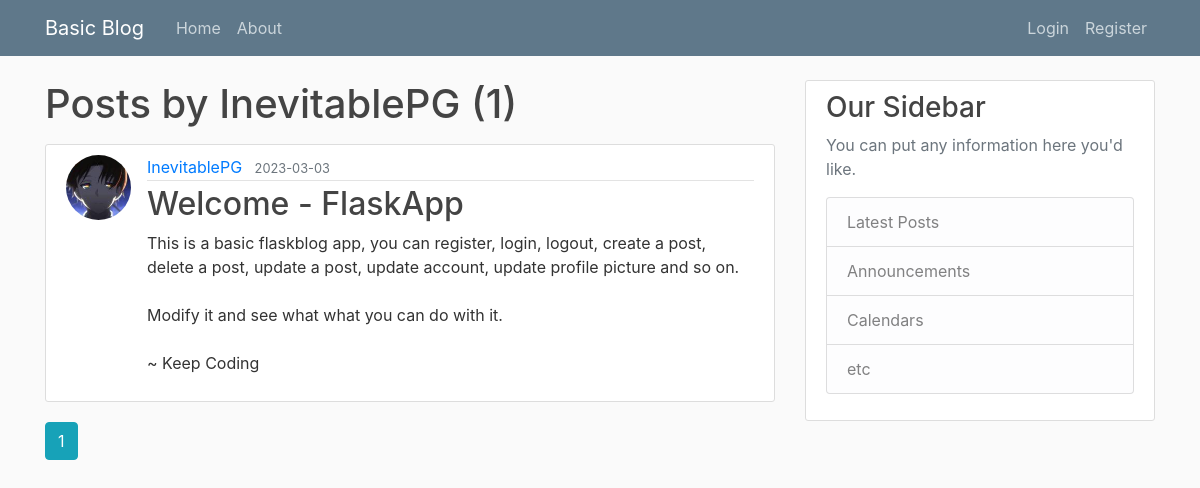
The page /user/InevitablePG on the database its author committed.
### basicblog/models.py (models this page shows, shortened)
class User(db.Model, UserMixin):
	id = db.Column(db.Integer, primary_key=True)
	username = db.Column(db.String(20), unique=True, nullable=False)
	email = db.Column(db.String(120), unique=True, nullable=False)
	image_file = db.Column(db.String(20), nullable=False, default='default.jpg')
	password = db.Column(db.String(60), nullable=False)
	posts = db.relationship('Post', backref='author', lazy=True)

class Post(db.Model):
	id = db.Column(db.Integer, primary_key=True)
	title = db.Column(db.String(100), nullable=False)
	date_posted = db.Column(db.DateTime, nullable=False, default=datetime.utcnow)
	content = db.Column(db.Text, nullable=False)
	user_id = db.Column(db.Integer, db.ForeignKey('user.id'), nullable=False)

### basicblog/users/routes.py (the view)
@users.route("/user/<string:username>")
def user_posts(username):
    page = request.args.get('page', 1, type=int)
    user = User.query.filter_by(username=username).first_or_404()
    posts = Post.query.filter_by(author=user)\
        .order_by(Post.date_posted.desc())\
        .paginate(page=page, per_page=5)
    return render_template('user_posts.html', posts=posts, user=user)

### basicblog/templates/user_posts.html
{% extends "layout.html" %}
{% block content %}
    <h1 class="mb-3">Posts by {{ user.username }} ({{ posts.total }})</h1>
    {% for post in posts.items %}
        <article class="media content-section">
          <img class="rounded-circle article-img" src="{{ url_for('static', filename='profile_pics/' + post.author.image_file) }}">
          <div class="media-body">
            <div class="article-metadata">
              <a class="mr-2" href="{{ url_for('users.user_posts', username=post.author.username) }}">{{ post.author.username }}</a>
              <small class="text-muted">{{ post.date_posted.strftime('%Y-%m-%d') }}</small>
            </div>
            <h2><a class="article-title" href="{{ url_for('posts.post', post_id=post.id) }}">{{ post.title }}</a></h2>
            <p class="article-content">{{ post.content }}</p>
          </div>
        </article>
    {% endfor %}
    {% for page_num in posts.iter_pages(left_edge=1, right_edge=1, left_current=1, right_current=2) %}
      {% if page_num %}
        {% if posts.page == page_num %}
          <a class="btn btn-info mb-4" href="{{ url_for('users.user_posts', username=user.username, page=page_num) }}">{{ page_num }}</a>
        {% else %}
          <a class="btn btn-outline-info mb-4" href="{{ url_for('users.user_posts', username=user.username, page=page_num) }}">{{ page_num }}</a>
        {% endif %}
      {% else %}
        ...
      {% endif %}
    {% endfor %}
{% endblock content %}

### basicblog/templates/layout.html (shortened to what this page needs)
<!DOCTYPE html>
<html>
<head>
    <link rel="stylesheet" type="text/css" href="{{ url_for('static', filename='css/bootstrap.min.css') }}">
    <link rel="stylesheet" type="text/css" href="{{ url_for('static', filename='css/main.css') }}">
</head>
<body>
    <header class="site-header">
      <nav class="navbar navbar-expand-md navbar-dark bg-steel fixed-top">
        <div class="container">
          <a class="navbar-brand mr-4" href="/">Basic Blog</a>
          <div class="collapse navbar-collapse" id="navbarToggle">
            <div class="navbar-nav mr-auto">
              <a class="nav-item nav-link" href="{{ url_for('main.home') }}">Home</a>
              <a class="nav-item nav-link" href="{{ url_for('main.about') }}">About</a>
            </div>
            <div class="navbar-nav">
              {% if current_user.is_authenticated %}
                <a class="nav-item nav-link" href="{{ url_for('posts.new_post') }}">New Post</a>
                <a class="nav-item nav-link" href="{{ url_for('users.account') }}">Account</a>
                <a class="nav-item nav-link" href="{{ url_for('users.logout') }}">Logout</a>
              {% else %}
                <a class="nav-item nav-link" href="{{ url_for('users.login') }}">Login</a>
                <a class="nav-item nav-link" href="{{ url_for('users.register') }}">Register</a>
              {% endif %}
            </div>
          </div>
        </div>
      </nav>
    </header>
    <main role="main" class="container">
      <div class="row">
        <div class="col-md-8">
          {% block content %}{% endblock %}
        </div>
        <div class="col-md-4">
          <div class="content-section">
            <h3>Our Sidebar</h3>
            <p class='text-muted'>You can put any information here you'd like.
              <ul class="list-group">
                <li class="list-group-item list-group-item-light">Latest Posts</li>
                <li class="list-group-item list-group-item-light">Announcements</li>
                <li class="list-group-item list-group-item-light">Calendars</li>
                <li class="list-group-item list-group-item-light">etc</li>
              </ul>
            </p>
          </div>
        </div>
      </div>
    </main>
</body>
</html>

### basicblog/static/css/main.css (style rules this page uses)
body { background: #fafafa; color: #333333; margin-top: 5rem; }
h1, h2, h3, h4, h5, h6 { color: #444444; }
.bg-steel { background-color: #5f788a; }
.site-header .navbar-nav .nav-link { color: #cbd5db; }
.content-section { background: #ffffff; padding: 10px 20px; border: 1px solid #dddddd; border-radius: 3px; margin-bottom: 20px; }
.article-title { color: #444444; }
.article-content { white-space: pre-line; }
.article-img { height: 65px; width: 65px; margin-right: 16px; }
.article-metadata { padding-bottom: 1px; margin-bottom: 4px; border-bottom: 1px solid #e3e3e3 }

### rows shown on the page
User: username "InevitablePG"
Post: image_file (picture), author.username "InevitablePG", date_posted "2023-03-03", title "Welcome - FlaskApp", content "This is a basic flaskblog app, you can register, login, logout, create a post, delete a post, update a post, update account, update profile picture and so on. Modify it and see what what you can do with it. ~ Keep Coding"

### other values the page prints
{{ posts.total }} "1"
{{ page_num }} "1"
